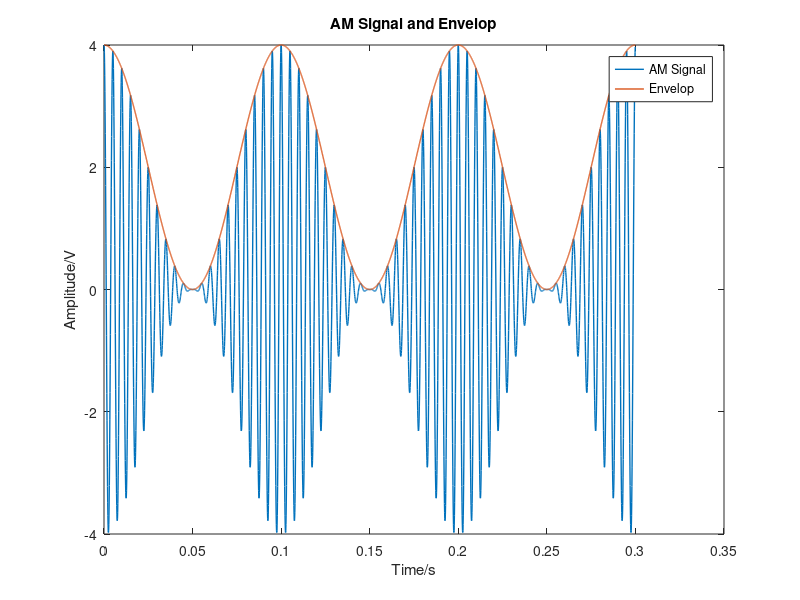

This figure's MATLAB source:
fs = 10e3;         %sampling frequency
dt = 1/fs;
t = 0:dt:0.3-dt;
L = length(t);

Ac = 2;   %V
fc = 200; %Hz
wc = 2*pi*fc; %rad/s

Am = 1;   %V
fm = 10;  %Hz
wm = 2*pi*fm; %rad/s

m = Am*cos(wm*t); %message signal
c = Ac*cos(wc*t); %carrier signal

K = 1;
Vdc = 1;
mu = 1; 

Xam = K*Vdc*Ac*(1+mu*cos(wm*t)).*cos(wc*t);

Xen = K*Vdc*Ac*(1+mu*cos(wm*t));


figure(1);
plot(t,Xam,"LineWidth",1); hold on;
plot(t,Xen,"LineWidth",1);
xlabel("Time/s");
ylabel("Amplitude/V");
title("AM Signal and Envelop");
legend("AM Signal","Envelop");
